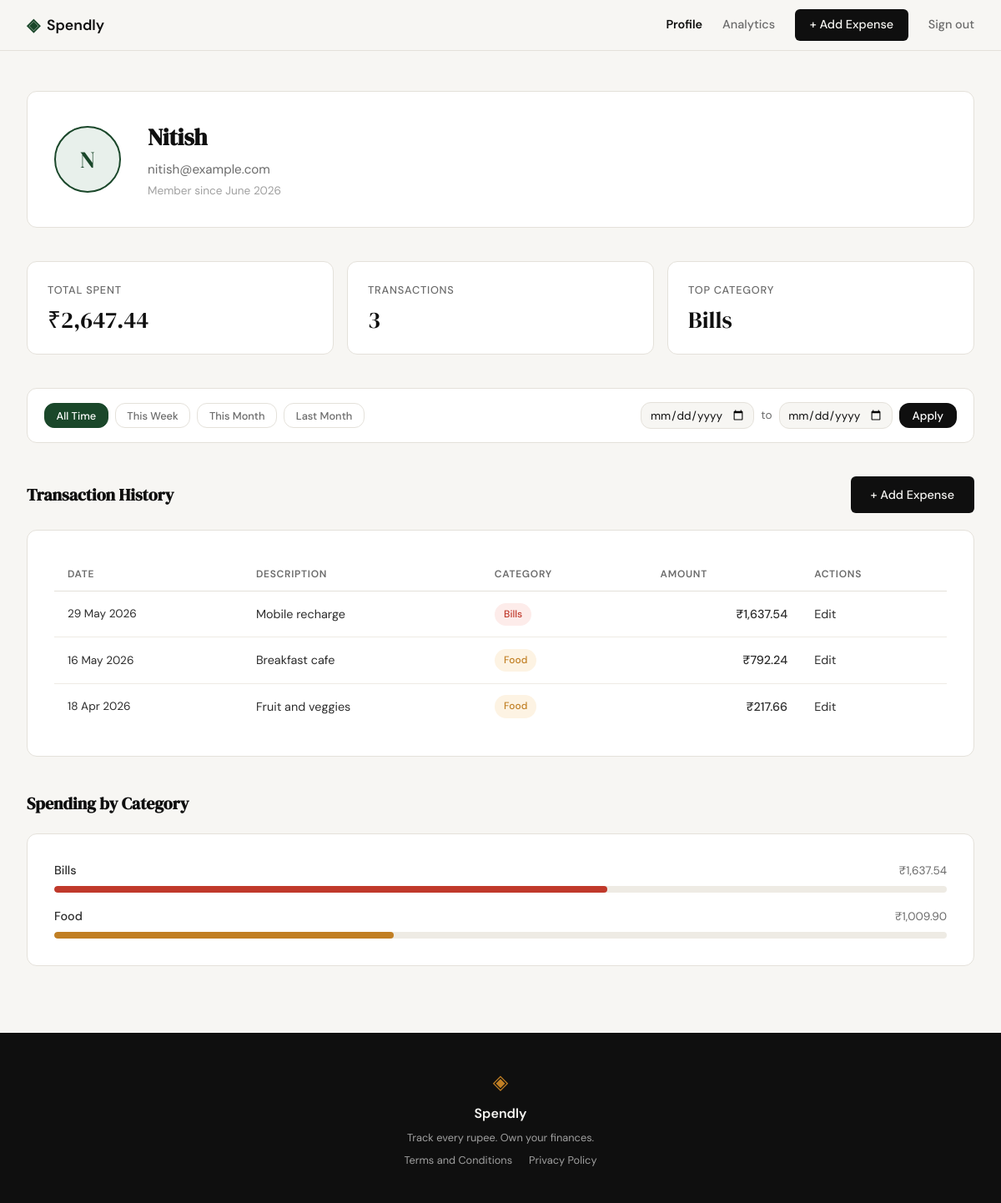
/profile (signed in), run on an earlier commit of the app's database.
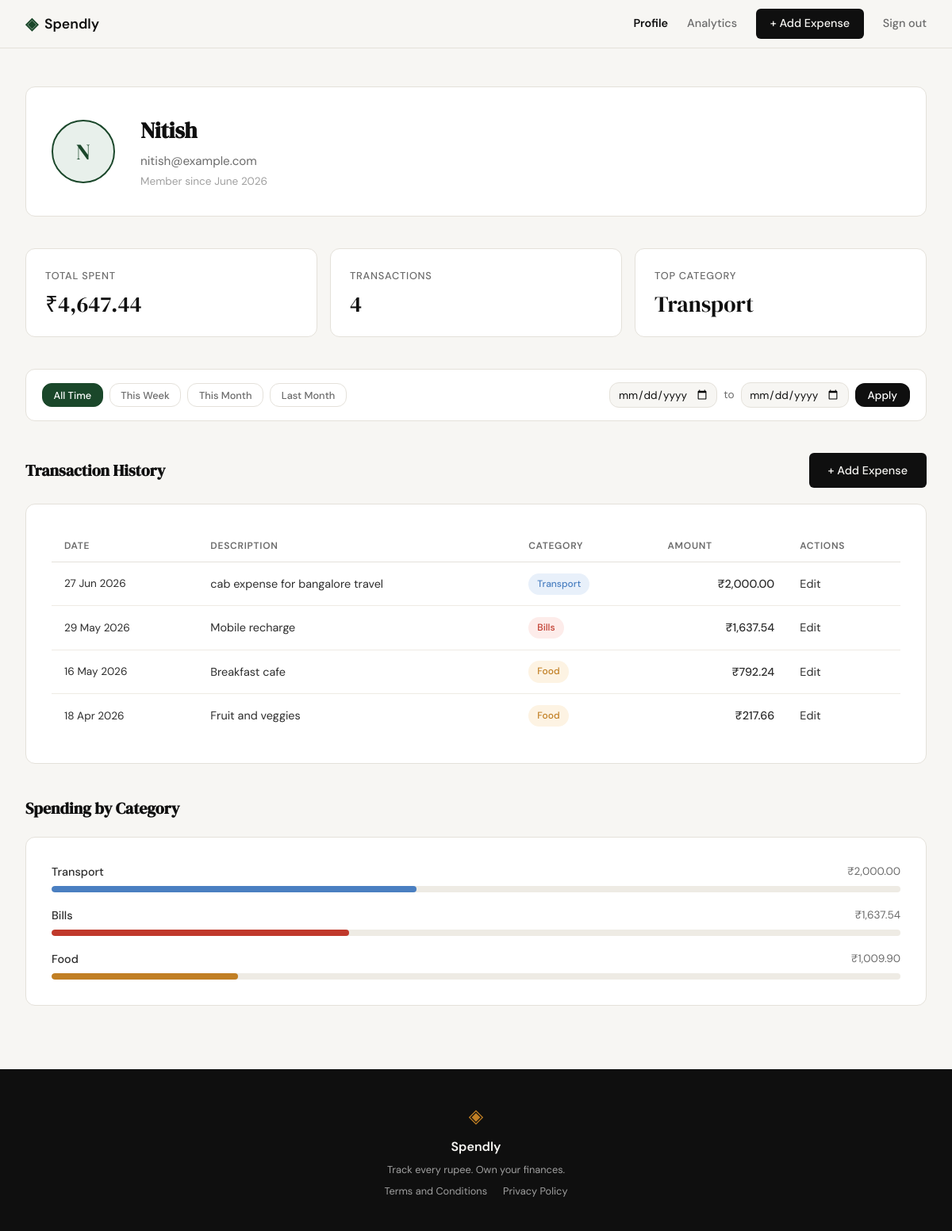
And on a later commit of the database.
### tables this page shows
CREATE TABLE users (
            id            INTEGER PRIMARY KEY AUTOINCREMENT,
            name          TEXT    NOT NULL,
            email         TEXT    UNIQUE NOT NULL,
            password_hash TEXT    NOT NULL,
            created_at    TEXT    DEFAULT (datetime('now'))
        );

CREATE TABLE expenses (
            id          INTEGER PRIMARY KEY AUTOINCREMENT,
            user_id     INTEGER NOT NULL REFERENCES users(id),
            amount      REAL    NOT NULL,
            category    TEXT    NOT NULL,
            date        TEXT    NOT NULL,
            description TEXT,
            created_at  TEXT    DEFAULT (datetime('now'))
        );

### app.py (the view)
@app.route("/profile")
def profile():
    if not session.get("user_id"):
        return redirect(url_for("login"))
    user_id = session["user_id"]
    user_data = get_user_by_id(user_id)
    if user_data is None:
        abort(404)
    words = user_data["name"].split()
    initials = "".join(w[0] for w in words[:2]).upper()
    user = {
        "name":         user_data["name"],
        "email":        user_data["email"],
        "member_since": user_data["member_since"],
        "initials":     initials,
    }
    raw_from = request.args.get("from", "").strip()
    raw_to   = request.args.get("to",   "").strip()
    date_from = _validate_date_str(raw_from) if raw_from else None
    date_to   = _validate_date_str(raw_to)   if raw_to   else None
    if (raw_from and date_from is None) or (raw_to and date_to is None):
        date_from = None
        date_to   = None
    stats = get_summary_stats(user_id, date_from=date_from, date_to=date_to)
    transactions = get_recent_transactions(user_id, date_from=date_from, date_to=date_to)
    categories = [
        {"name": c["name"], "amount": c["amount"], "percent": c["pct"]}
        for c in get_category_breakdown(user_id, date_from=date_from, date_to=date_to)
    ]
    return render_template("profile.html",
        user=user, stats=stats,
        transactions=transactions, categories=categories,
        date_from=date_from or "",
        date_to=date_to or "",
    )

### database/db.py (called while the page is built)
def get_db():
    conn = sqlite3.connect(DB_PATH)
    conn.row_factory = sqlite3.Row
    conn.execute("PRAGMA foreign_keys = ON")
    return conn

### database/queries.py (called while the page is built)
def get_user_by_id(user_id):
    conn = get_db()
    row = conn.execute(
        "SELECT name, email, created_at FROM users WHERE id = ?",
        (user_id,)
    ).fetchone()
    conn.close()
    if row is None:
        return None
    dt = datetime.strptime(row["created_at"], "%Y-%m-%d %H:%M:%S")
    return {
        "name": row["name"],
        "email": row["email"],
        "member_since": dt.strftime("%B %Y"),
    }

def get_summary_stats(user_id, date_from=None, date_to=None):
    conn = get_db()
    sql = "SELECT amount, category FROM expenses WHERE user_id = ?"
    params = [user_id]
    if date_from:
        sql += " AND date >= ?"
        params.append(date_from)
    if date_to:
        sql += " AND date <= ?"
        params.append(date_to)
    rows = conn.execute(sql, params).fetchall()
    conn.close()
    if not rows:
        return {"total_spent": "₹0.00", "transaction_count": 0, "top_category": "—"}
    total = sum(r["amount"] for r in rows)
    category_totals = {}
    for r in rows:
        category_totals[r["category"]] = category_totals.get(r["category"], 0) + r["amount"]
    top_category = max(category_totals, key=category_totals.get)
    return {
        "total_spent": f"₹{total:,.2f}",
        "transaction_count": len(rows),
        "top_category": top_category,
    }

def get_recent_transactions(user_id, limit=10, date_from=None, date_to=None):
    conn = get_db()
    sql = (
        "SELECT id, date, description, category, amount FROM expenses"
        " WHERE user_id = ?"
    )
    params = [user_id]
    if date_from:
        sql += " AND date >= ?"
        params.append(date_from)
    if date_to:
        sql += " AND date <= ?"
        params.append(date_to)
    sql += " ORDER BY date DESC, id DESC LIMIT ?"
    params.append(limit)
    rows = conn.execute(sql, params).fetchall()
    conn.close()
    result = []
    for r in rows:
        dt = datetime.strptime(r["date"], "%Y-%m-%d")
        result.append({
            "id": r["id"],
            "date": dt.strftime("%d %b %Y"),
            "description": r["description"],
            "category": r["category"],
            "amount": f"₹{r['amount']:,.2f}",
        })
    return result

### templates/profile.html (shortened to what this page needs)
{% extends "base.html" %}
{% block head %}
<link rel="stylesheet" href="{{ url_for('static', filename='css/profile.css') }}">
{% endblock %}
{% block content %}
<div class="profile-page">
    <div class="profile-inner">
        <section class="profile-header section-card">
            <div class="profile-avatar">
                <span class="avatar-initials">{{ user.initials }}</span>
            </div>
            <div class="profile-identity">
                <h1 class="profile-name">{{ user.name }}</h1>
                <p class="profile-email">{{ user.email }}</p>
                <p class="profile-since">Member since {{ user.member_since }}</p>
            </div>
        </section>
        <div class="profile-stats">
            <div class="stat-card">
                <p class="stat-label">Total Spent</p>
                <p class="stat-value">{{ stats.total_spent }}</p>
            </div>
            <div class="stat-card">
                <p class="stat-label">Transactions</p>
                <p class="stat-value">{{ stats.transaction_count }}</p>
            </div>
            <div class="stat-card">
                <p class="stat-label">Top Category</p>
                <p class="stat-value">{{ stats.top_category }}</p>
            </div>
        </div>
        <form method="GET" action="{{ url_for('profile') }}"
              class="date-filter-bar" id="date-filter-form">
            <div class="date-filter-presets">
                <button type="button" class="preset-btn" data-preset="all">All Time</button>
                <button type="button" class="preset-btn" data-preset="week">This Week</button>
                <button type="button" class="preset-btn" data-preset="month">This Month</button>
                <button type="button" class="preset-btn" data-preset="last-month">Last Month</button>
            </div>
            <div class="date-range-inputs">
                <input type="date" name="from" id="date-from" class="date-input"
                       value="{{ date_from }}">
                <span class="date-range-sep">to</span>
                <input type="date" name="to" id="date-to" class="date-input"
                       value="{{ date_to }}">
                <button type="submit" class="date-range-submit">Apply</button>
            </div>
        </form>
        <section class="profile-section">
            <div class="section-title-row">
                <h2 class="section-title">Transaction History</h2>
                <a href="{{ url_for('add_expense') }}" class="btn-primary">+ Add Expense</a>
            </div>
            <div class="section-card">
                <div class="table-scroll">
                    <table class="tx-table">
                        <thead>
                            <tr>
                                <th>Date</th>
                                <th>Description</th>
                                <th>Category</th>
                                <th class="tx-amount-col">Amount</th>
                                <th class="tx-actions-col">Actions</th>
                            </tr>
                        </thead>
                        <tbody>
                            {% for tx in transactions %}
                            <tr>
                                <td class="tx-date">{{ tx.date }}</td>
                                <td>{{ tx.description }}</td>
                                <td>
                                    <span class="badge badge--{{ tx.category | lower }}">
                                        {{ tx.category }}
                                    </span>
                                </td>
                                <td class="tx-amount">{{ tx.amount }}</td>
                                <td class="tx-actions">
                                    <a href="{{ url_for('edit_expense', expense_id=tx.id) }}" class="tx-edit-link">Edit</a>
                                </td>
                            </tr>
                            {% endfor %}
                        </tbody>
                    </table>
                </div>
            </div>
        </section>
        <section class="profile-section">
            <h2 class="section-title">Spending by Category</h2>
            <div class="section-card">
                <div class="breakdown-list">
                    {% for cat in categories %}
                    <div class="breakdown-row">
                        <div class="breakdown-meta">
                            <span class="breakdown-name">{{ cat.name }}</span>
                            <span class="breakdown-amount">{{ cat.amount }}</span>
                        </div>
                        <div class="breakdown-track">
                            <div class="breakdown-bar breakdown-bar--{{ cat.name | lower }}"
                                 style="--bar-width: {{ cat.percent }}%"></div>
                        </div>
                    </div>
                    {% endfor %}
                </div>
            </div>
        </section>
    </div>
</div>
{% endblock %}

### templates/base.html (shortened to what this page needs)
<!DOCTYPE html>
<html lang="en">
<head>
    <link rel="stylesheet" href="{{ url_for('static', filename='css/style.css') }}">
    {% block head %}{% endblock %}
</head>
<body>
    <nav class="navbar">
        <div class="nav-inner">
            <a href="{{ url_for('landing') }}" class="nav-brand">
                <span class="brand-icon">◈</span>
                <span class="brand-name">Spendly</span>
            </a>
            <div class="nav-links">
                {% if session.get("user_id") %}
                    <a href="{{ url_for('profile') }}"
                       class="{{ 'nav-active' if request.endpoint == 'profile' }}">Profile</a>
                    <a href="{{ url_for('analytics') }}"
                       class="{{ 'nav-active' if request.endpoint == 'analytics' }}">Analytics</a>
                    <a href="{{ url_for('add_expense') }}"
                       class="nav-cta {{ 'nav-active' if request.endpoint == 'add_expense' else '' }}">+ Add Expense</a>
                    <a href="{{ url_for('logout') }}">Sign out</a>
                {% else %}
                    <a href="{{ url_for('login') }}">Sign in</a>
                    <a href="{{ url_for('register') }}" class="nav-cta">Get started</a>
                {% endif %}
            </div>
        </div>
    </nav>
    <main class="main-content">
        {% block content %}{% endblock %}
    </main>
    <footer class="footer">
        <div class="footer-inner">
            <span class="brand-icon">◈</span>
            <span class="footer-name">Spendly</span>
            <p class="footer-copy">Track every rupee. Own your finances.</p>
            <p class="footer-links">
                <a href="/terms">Terms and Conditions</a>
                <a href="/privacy">Privacy Policy</a>
            </p>
        </div>
    </footer>
</body>
</html>

### static/css/style.css (style rules this page uses)
:root { --ink: #0f0f0f; --ink-soft: #2d2d2d; --ink-muted: #6b6b6b; --ink-faint: #a0a0a0; --paper: #f7f6f3; --paper-warm: #f0ede6; --paper-card: #ffffff; --accent: #1a472a; --accent-light: #e8f0eb; --accent-2: #c17f24; --accent-2-light: #fdf3e3; --danger: #c0392b; --danger-light: #fdecea; --border: #e4e1da; --border-soft: #eeebe4; --font-display: 'DM Serif Display', Georgia, serif; --font-body: 'DM Sans', system-ui, sans-serif; --max-width: 1200px; --auth-width: 440px; --radius-sm: 6px; --radius-md: 12px; --radius-lg: 20px; }
*, *::before, *::after { box-sizing: border-box; margin: 0; padding: 0; }
html { font-size: 16px; scroll-behavior: smooth; }
body { background: var(--paper); color: var(--ink); font-family: var(--font-body); font-size: 1rem; line-height: 1.6; -webkit-font-smoothing: antialiased; }
a { color: inherit; text-decoration: none; }
.navbar { position: sticky; top: 0; z-index: 100; background: var(--paper); border-bottom: 1px solid var(--border); padding: 0 2rem; }
.nav-inner { max-width: var(--max-width); margin: 0 auto; height: 60px; display: flex; align-items: center; justify-content: space-between; }
.nav-brand { display: flex; align-items: center; gap: 0.5rem; font-family: var(--font-body); font-weight: 600; font-size: 1.1rem; color: var(--ink); }
.brand-icon { color: var(--accent); font-size: 1.3rem; }
.brand-name { color: var(--ink); }
.nav-links { display: flex; align-items: center; gap: 1.5rem; font-size: 0.9rem; font-weight: 500; }
.nav-links a { color: var(--ink-muted); transition: color 0.2s; }
.nav-links a.nav-active { color: var(--ink); font-weight: 600; }
.nav-cta { background: var(--ink) !important; color: var(--paper) !important; padding: 0.45rem 1.1rem; border-radius: var(--radius-sm); transition: background 0.2s !important; }
.main-content { min-height: calc(100vh - 60px - 100px); }
.btn-primary { display: inline-block; background: var(--ink); color: var(--paper); padding: 0.65rem 1.5rem; border-radius: var(--radius-sm); font-family: var(--font-body); font-size: 0.9rem; font-weight: 500; cursor: pointer; border: none; transition: background 0.2s; text-decoration: none; }
.footer { background: var(--ink); color: var(--paper); padding: 2.5rem 2rem; text-align: center; }
.footer-inner { display: flex; flex-direction: column; align-items: center; gap: 0.4rem; }
.footer .brand-icon { color: var(--accent-2); font-size: 1.5rem; }
.footer-name { font-weight: 600; font-size: 1rem; }
.footer-copy { font-size: 0.8rem; color: var(--ink-faint); }
.footer-links { display: flex; gap: 1.25rem; font-size: 0.8rem; }
.footer-links a { color: var(--ink-faint); transition: color 0.2s; }

What changed in the data, as far as the page shows it:
added expenses: top_category "Transport", date "27 Jun 2026", description "cab expense for bangalore travel", category "Transport", amount "₹2,000.00"
Also different on the page:
{{ stats.total_spent }}: "₹2,647.44" → "₹4,647.44"
{{ stats.transaction_count }}: "3" → "4"
{{ cat.percent }}: 62 → 35 (drawn)
{{ cat.percent }}: 38 → 22 (drawn)
{{ stats.top_category }}: "Bills" → "Transport"
new list line: "Transport ₹2,000.00"
